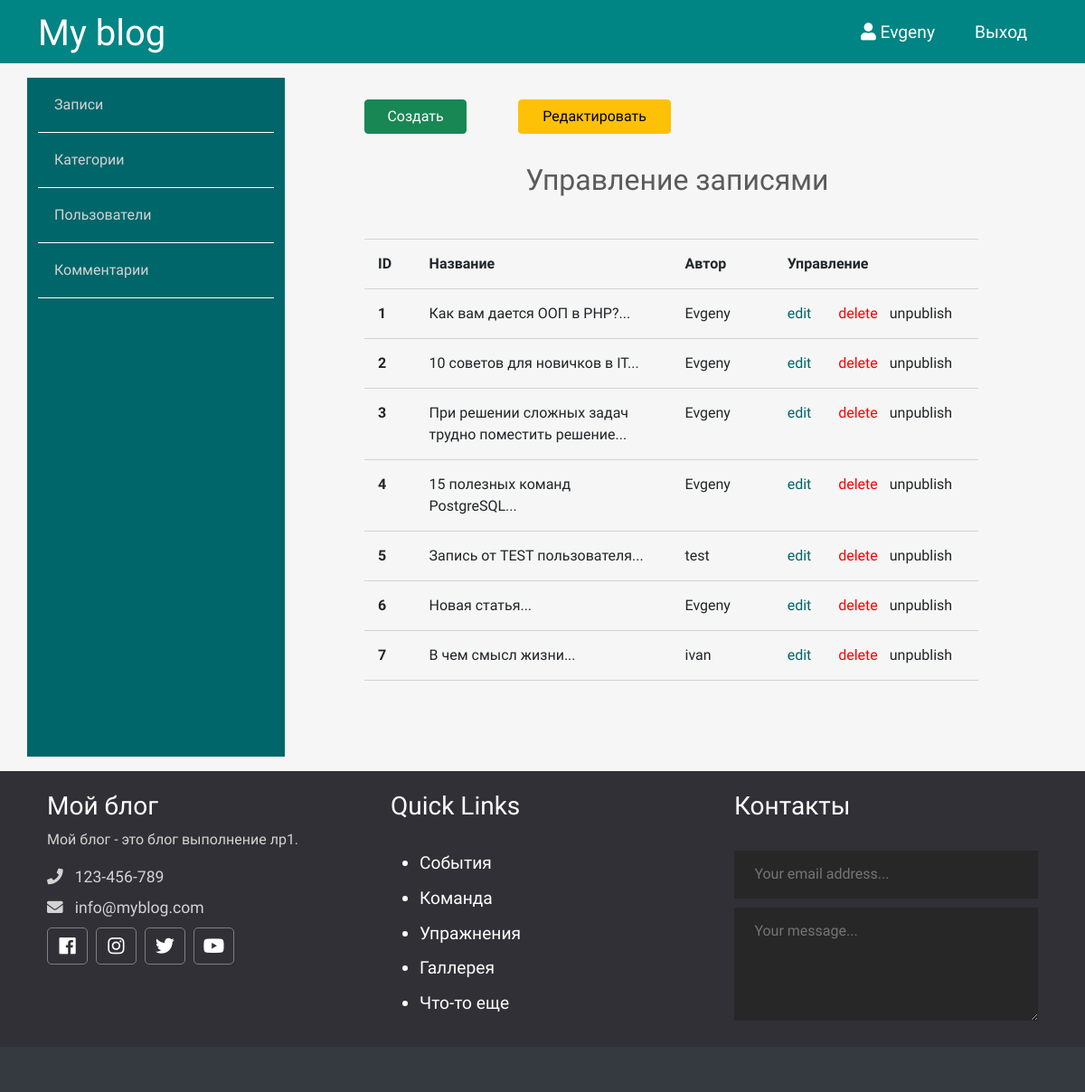
Page /admin/posts/index.php (signed in) on the committed database.
### tables this page shows
CREATE TABLE `posts` (
  `id` int NOT NULL,
  `id_user` int NOT NULL,
  `title` varchar(255) NOT NULL,
  `img` varchar(255) NOT NULL,
  `content` text NOT NULL,
  `status` tinyint NOT NULL,
  `id_topic` int DEFAULT NULL,
  `created_date` datetime NOT NULL DEFAULT CURRENT_TIMESTAMP
);

CREATE TABLE `users` (
  `id` int NOT NULL,
  `admin` tinyint NOT NULL,
  `username` varchar(255) NOT NULL,
  `email` varchar(255) NOT NULL,
  `password` varchar(255) NOT NULL,
  `created` timestamp NOT NULL DEFAULT CURRENT_TIMESTAMP
);

### app/database/db.php (called while the page is built, shortened)
<?php
require 'connect.php';
function dbCheckError($query){
    $errInfo = $query->errorInfo();
    return true;
}
    function selectAllFromPostsWithUsers($table1, $table2){
        global $pdo;
        $sql = "SELECT
        t1.id,
        t1.title,
        t1.img,
        t1.content,
        t1.status,
        t1.id_topic,
        t1.created_date,
        t2.username
        FROM $table1 AS t1 JOIN $table2 AS t2 ON t1.id_user = t2.id";
        $query = $pdo->prepare($sql);
        $query->execute();
        return $query->fetchAll();
    }

### app/controllers/posts.php (called while the page is built, shortened)
<?php
include SITE_ROOT . "/app/database/db.php";
$postsAdm = selectAllFromPostsWithUsers('posts', 'users');

### admin/posts/index.php (the view, shortened to what this page needs)
<?php
        include "../../app/controllers/posts.php";
?>
<!doctype html>
<html lang="en">
<head>
    <link href="https://cdn.jsdelivr.net/npm/bootstrap@5.0.0-beta2/dist/css/bootstrap.min.css" rel="stylesheet">
    <link rel="stylesheet" href="https://use.fontawesome.com/releases/v5.7.2/css/all.css"
>
    <link rel="stylesheet" href="../../assets/css/admin.css">
</head>
<body>
<?php include("../../app/include/header-admin.php"); ?>
<div class="container">
<?php include "../../app/include/sidebar-admin.php"; ?>
        <div class="posts col-9">
            <div class="button row">
                <a href="<?php echo BASE_URL . "admin/posts/create.php";?>" class="col-2 btn btn-success">Создать</a>
                <span class="col-1"></span>
                <a href="<?php echo BASE_URL . "admin/posts/index.php";?>" class="col-3 btn btn-warning">Редактировать</a>
            </div>
            <div class="row title-table">
                <h2>Управление записями</h2>
                <div class="mb-12 col-12 col-md-12 err">
                </div>
                <div class="col-1">ID</div>
                <div class="col-5">Название</div>
                <div class="col-2">Автор</div>
                <div class="col-4">Управление</div>
            </div>
            <?php foreach ($postsAdm as $key => $post): ?>
                <div class="row post">
                    <div class="id col-1"><?=$key + 1; ?></div>
                    <div class="title col-5"><?=mb_substr($post['title'], 0, 50, 'UTF-8'). '...'  ?></div>
                    <div class="author col-2"><?=$post['username']; ?></div>
                    <div class="red col-1"><a href="edit.php?id=<?=$post['id'];?>">edit</a></div>
                    <div class="del col-1"><a href="edit.php?delete_id=<?=$post['id'];?>">delete</a></div>
                    <?php if ($post['status']): ?>
                        <div class="status col-2"><a href="edit.php?publish=0&pub_id=<?=$post['id'];?>">unpublish</a></div>
                    <?php else: ?>
                        <div class="status col-2"><a href="edit.php?publish=1&pub_id=<?=$post['id'];?>">publish</a></div>
                    <?php endif; ?>
                </div>
            <?php endforeach; ?>
        </div>
    </div>
</div>
<?php include("../../app/include/footer.php"); ?>
</body>
</html>

### assets/css/admin.css (style rules this page uses)
* { font-family: 'Comfortaa', cursive; }
html, h1, h2, h3, h4, h5, h6 { color: #5c5b5b; }
body { background: #f6f6f6; }
a { text-decoration: none; color: inherit; }
.posts { height: 100%; padding: 40px 100px 100px; }
.posts h2 { text-align: center; margin: 2rem 0 0 0.4rem; }
.posts .title-table div { padding: 15px; text-align: left; border-bottom: 1px solid #d3d3d3; font-weight: 700; }
.posts .post div { padding: 15px; text-align: left; border-bottom: 1px solid #d3d3d3; }
.posts .post .red { color: #006669; }
.posts .post .del { color: red; }
.posts .post .id { font-weight: bold; }

### rows in the picture
posts: title "Как вам дается ООП в PHP?", id_user.username "Evgeny"
posts: title "10 советов для новичков в IT", id_user.username "Evgeny"
posts: title "При решении сложных задач трудно поместить решение", id_user.username "Evgeny"
posts: title "15 полезных команд PostgreSQL", id_user.username "Evgeny"
posts: title "Запись от TEST пользователя", id_user.username "test"
posts: title "Новая статья", id_user.username "Evgeny"
posts: title "В чем смысл жизни", id_user.username "ivan"

### other values in the picture
$_SESSION['login'] "Evgeny"
